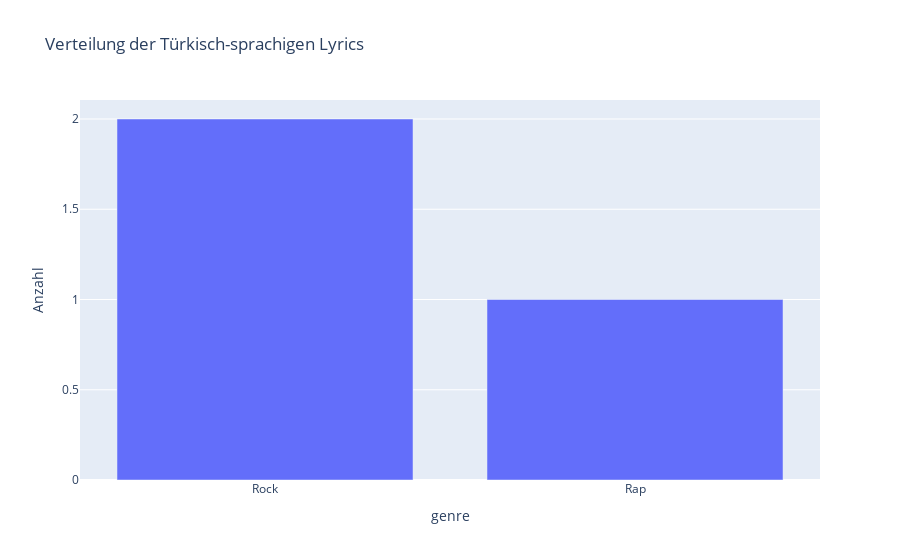

This figure's notebook cell:
### Code cell
df_results = pd.DataFrame(results)
genre_count = df_results.groupby(['genre']).size().reset_index(name='count')

fig = px.bar(genre_count, x='genre', y='count', title='Verteilung der Türkisch-sprachigen Lyrics',
             category_orders={'genre': df_results['genre'].unique()},
             labels={'count': 'Anzahl'})
fig.show()

### Figure 1 — Plotly figure (JSON) as saved in the notebook; plotly's stock layout.template omitted (floating-point values rounded to 4 significant figures)
{"data": [{"alignmentgroup": "True", "hovertemplate": "genre=%{x}<br>Anzahl=%{y}<extra></extra>", "legendgroup": "", "marker": {"color": "#636efa", "pattern": {"shape": ""}}, "name": "", "offsetgroup": "", "orientation": "v", "showlegend": false, "textposition": "auto", "type": "bar", "x": ["Rap", "Rock"], "xaxis": "x", "y": [1, 2], "yaxis": "y"}], "layout": {"barmode": "relative", "legend": {"tracegroupgap": 0}, "title": {"text": "Verteilung der Türkisch-sprachigen Lyrics"}, "xaxis": {"anchor": "y", "categoryarray": ["Rock", null, "Rap"], "categoryorder": "array", "domain": [0, 1], "title": {"text": "genre"}}, "yaxis": {"anchor": "x", "domain": [0, 1], "title": {"text": "Anzahl"}}}}
